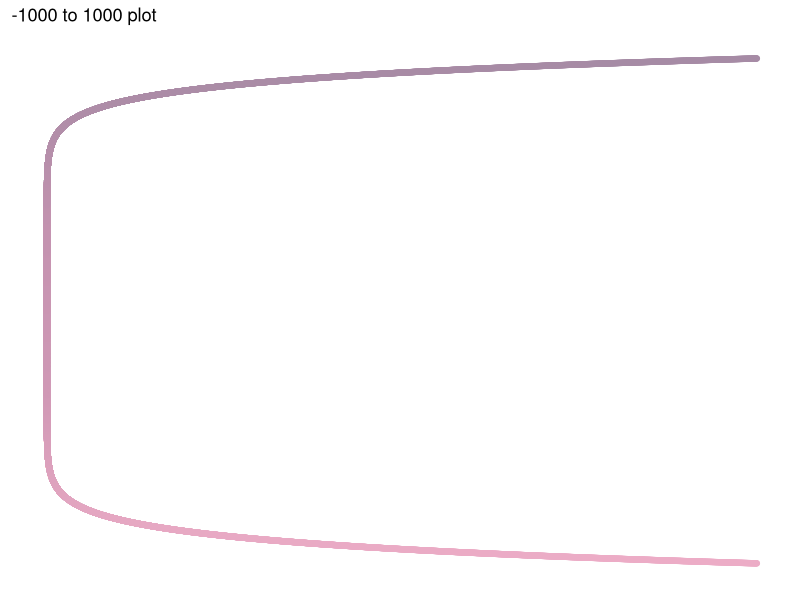

R code for this plot:
## ---- chunk 1
graphics.off() # close all figs, but generate new ones 
  library(ggplot2)
  # Generate sequenced values based on input
  startSeq = -1000
  endSeq = 1000
  countMe = .05 # small step size looks smoother on plot 
  plottingSeq = seq(startSeq,endSeq,countMe) # ways to manipulate these numbers so they have an interesting pattern / relationship 
  # generate the 'funky' y coordinate from my formula 
  
  formulaVals <- (plottingSeq+(plottingSeq^3))^4  
  # define custom colors 
  customPalette <- c("#EDADC7","#D199B6","#C493B0","#A68BA5")
  palette_fn <-colorRampPalette(customPalette) 
  
  # Generate number of colors based on number of points 
  customColors <- palette_fn(length(plottingSeq))
  dataToPlot <- data.frame(x = plottingSeq, y = formulaVals, color = customColors)

  # Generate fig 
  myFig <- ggplot(dataToPlot, aes(x = y, y = x, color = color)) +
    geom_point()+  # Use the first color for all points
    scale_color_identity()+  # Use custom colors directly 
    ggtitle(paste(startSeq, "to", endSeq, "plot")) + # title the plot with number ranges included 
    guides(color = "none") + 
    theme_bw() + # basic black and white theme 
    theme(
      plot.background = element_blank(),
      panel.grid.major = element_blank(),
      panel.grid.minor = element_blank(),
      panel.border = element_blank(),
      axis.text = element_blank(),         
      axis.ticks = element_blank(),        
      axis.title = element_blank()         
    ) # close theme 
  # return plot, needs print function  
  print(myFig)
## ---- chunk 2
plotMyCustomArtFunctionV_2 <- function(start,end,by){
  library(ggplot2)
  # Generate sequenced values based on input
  plottingSeq = seq(start,end,by) # ways to manipulate these numbers so they have an interesting pattern / relationship 
  # generate the 'funky' y coordinate from my formula 
  formulaVals <- sqrt((plottingSeq+(plottingSeq^3))^2) # boring formula 
  # define custom colors 
  customPalette <- c("#EDADC7","#D199B6","#C493B0","#A68BA5")
  palette_fn <-colorRampPalette(customPalette) 
  
  # Generate number of colors based on number of points 
  customColors <- palette_fn(length(plottingSeq))
  dataToPlot <- data.frame(x = plottingSeq, y = formulaVals, color = customColors)

  # Generate fig 
  myFig <- ggplot(dataToPlot, aes(x = x, y = y, color = color)) +
    geom_point()+  # Use the first color for all points
    scale_color_identity()+  # Use custom colors directly 
    ggtitle(paste(start, "to", end, "plot!")) + # title the plot with num ranges included 
    guides(color = "none") + 
    theme_bw() + 
    theme(
      plot.background = element_blank(),
      panel.grid.major = element_blank(),
      panel.grid.minor = element_blank(),
      panel.border = element_blank(),
      axis.text = element_blank(),         
      axis.ticks = element_blank(),        
      axis.title = element_blank()         
    ) # close theme 
  # return plot, needs print function  
  print(myFig)
  
} # function end 
## Call test cases ##
